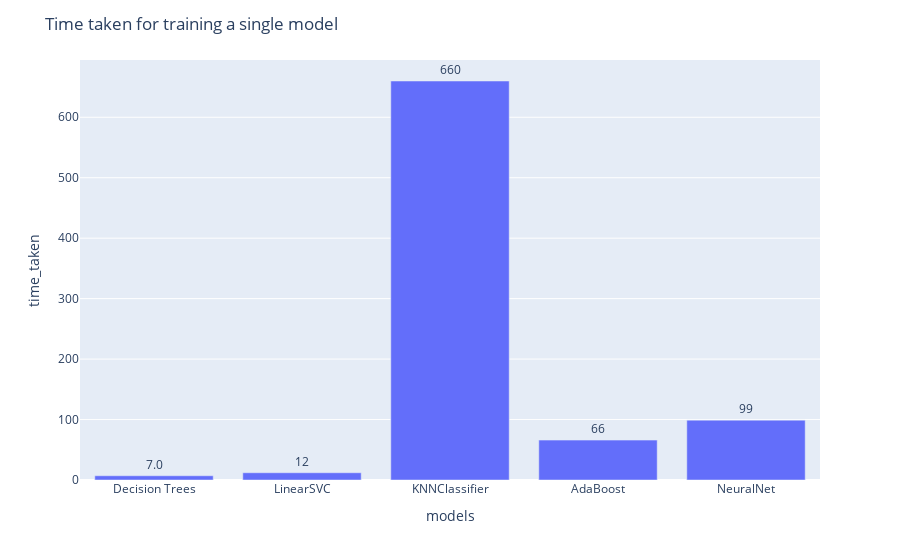

The notebook cell this image was saved under:
### Code cell
fig = px.bar(perf_df, x="models", y="time_taken", text="time_taken")
fig.update_traces(texttemplate='%{text:.2s}', textposition='outside')
fig.update_layout(uniformtext_minsize=8, uniformtext_mode='hide', title="Time taken for training a single model")
fig.show()

### Figure 1 — Plotly figure (JSON) as saved in the notebook; plotly's stock layout.template omitted (floating-point values rounded to 4 significant figures)
{"data": [{"alignmentgroup": "True", "hovertemplate": "models=%{x}<br>time_taken=%{text}<extra></extra>", "legendgroup": "", "marker": {"color": "#636efa"}, "name": "", "offsetgroup": "", "orientation": "v", "showlegend": false, "text": [7, 12, 660, 66, 99], "textposition": "outside", "texttemplate": "%{text:.2s}", "type": "bar", "x": ["Decision Trees", "LinearSVC", "KNNClassifier", "AdaBoost", "NeuralNet"], "xaxis": "x", "y": [7, 12, 660, 66, 99], "yaxis": "y"}], "layout": {"autosize": true, "barmode": "relative", "legend": {"tracegroupgap": 0}, "margin": {"t": 60}, "title": {"text": "Time taken for training a single model"}, "uniformtext": {"minsize": 8, "mode": "hide"}, "xaxis": {"anchor": "y", "autorange": true, "domain": [0, 1], "range": [-0.5, 4.5], "title": {"text": "models"}, "type": "category"}, "yaxis": {"anchor": "x", "autorange": true, "domain": [0, 1], "range": [0, 694.7], "title": {"text": "time_taken"}, "type": "linear"}}}
